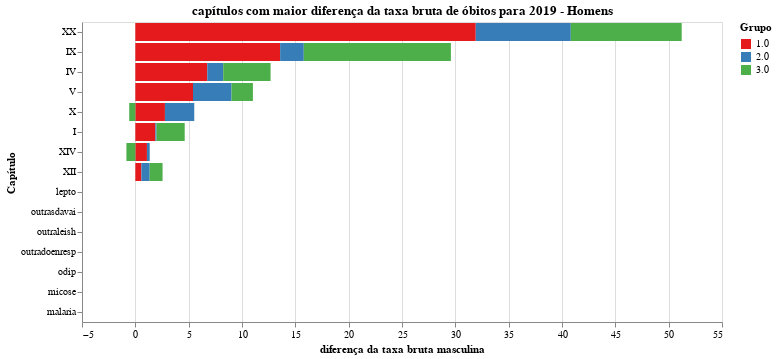

Notebook code cell kept with this figure:
### Code cell
chart = plot_grafico_dif(pop_19, pop_r,
                         'taxa_obitos_homem', 
                         "capítulos com maior diferença da taxa bruta de óbitos para 2019 - Homens",
                        "diferença da taxa bruta masculina")

#chart.save('tx_bruta_h.svg')
chart

### Figure 1 — Vega-Lite specification as saved in the notebook (floating-point values rounded to 4 significant figures)
{"config": {"view": {"continuousWidth": 400, "continuousHeight": 300}, "range": {"category": {"scheme": "set1"}}}, "data": {"name": "data-1cadca3ebf5827fe6ed9945fde35663d"}, "mark": "bar", "encoding": {"color": {"type": "nominal", "field": "grupo", "title": "Grupo"}, "order": {"type": "nominal", "field": "grupo", "sort": "ascending"}, "tooltip": {"type": "quantitative", "field": "taxa"}, "x": {"type": "quantitative", "field": "taxa", "title": "diferença da taxa bruta masculina"}, "y": {"type": "nominal", "field": "capitulo", "sort": null, "title": "Capítulo"}}, "title": "capítulos com maior diferença da taxa bruta de óbitos para 2019 - Homens", "width": 640, "$schema": "https://vega.github.io/schema/vega-lite/v4.8.1.json", "datasets": {"data-1cadca3ebf5827fe6ed9945fde35663d": [{"capitulo": "XX", "grupo": "1.0", "taxa": 31.91}, {"capitulo": "XX", "grupo": "2.0", "taxa": 8.912}, {"capitulo": "XX", "grupo": "3.0", "taxa": 10.4}, {"capitulo": "IX", "grupo": "1.0", "taxa": 13.57}, {"capitulo": "IX", "grupo": "2.0", "taxa": 2.219}, {"capitulo": "IX", "grupo": "3.0", "taxa": 13.79}, {"capitulo": "IV", "grupo": "1.0", "taxa": 6.744}, {"capitulo": "IV", "grupo": "2.0", "taxa": 1.495}, {"capitulo": "IV", "grupo": "3.0", "taxa": 4.44}, {"capitulo": "V", "grupo": "1.0", "taxa": 5.405}, {"capitulo": "V", "grupo": "2.0", "taxa": 3.614}, {"capitulo": "V", "grupo": "3.0", "taxa": 2.004}, {"capitulo": "X", "grupo": "1.0", "taxa": 2.775}, {"capitulo": "X", "grupo": "2.0", "taxa": 2.75}, {"capitulo": "X", "grupo": "3.0", "taxa": -0.5736}, {"capitulo": "I", "grupo": "1.0", "taxa": 1.876}, {"capitulo": "I", "grupo": "2.0", "taxa": 0.113}, {"capitulo": "I", "grupo": "3.0", "taxa": 2.639}, {"capitulo": "XIV", "grupo": "1.0", "taxa": 1.087}, {"capitulo": "XIV", "grupo": "2.0", "taxa": 0.2618}, {"capitulo": "XIV", "grupo": "3.0", "taxa": -0.8365}, {"capitulo": "XII", "grupo": "1.0", "taxa": 0.5679}, {"capitulo": "XII", "grupo": "2.0", "taxa": 0.7788}, {"capitulo": "XII", "grupo": "3.0", "taxa": 1.205}, {"capitulo": "lepto", "grupo": "1.0", "taxa": 0.0}, {"capitulo": "lepto", "grupo": "2.0", "taxa": 0.0}, {"capitulo": "lepto", "grupo": "3.0", "taxa": 0.0}, {"capitulo": "outrasdavai", "grupo": "1.0", "taxa": 0.0}, {"capitulo": "outrasdavai", "grupo": "2.0", "taxa": 0.0}, {"capitulo": "outrasdavai", "grupo": "3.0", "taxa": 0.0}, {"capitulo": "outraleish", "grupo": "1.0", "taxa": 0.0}, {"capitulo": "outraleish", "grupo": "2.0", "taxa": 0.0}, {"capitulo": "outraleish", "grupo": "3.0", "taxa": 0.0}, {"capitulo": "outradoenresp", "grupo": "1.0", "taxa": 0.0}, {"capitulo": "outradoenresp", "grupo": "2.0", "taxa": 0.0}, {"capitulo": "outradoenresp", "grupo": "3.0", "taxa": 0.0}, {"capitulo": "odip", "grupo": "1.0", "taxa": 0.0}, {"capitulo": "odip", "grupo": "2.0", "taxa": 0.0}, {"capitulo": "odip", "grupo": "3.0", "taxa": 0.0}, {"capitulo": "micose", "grupo": "1.0", "taxa": 0.0}, {"capitulo": "micose", "grupo": "2.0", "taxa": 0.0}, {"capitulo": "micose", "grupo": "3.0", "taxa": 0.0}, {"capitulo": "malaria", "grupo": "1.0", "taxa": 0.0}, {"capitulo": "malaria", "grupo": "2.0", "taxa": 0.0}, {"capitulo": "malaria", "grupo": "3.0", "taxa": 0.0}]}}
